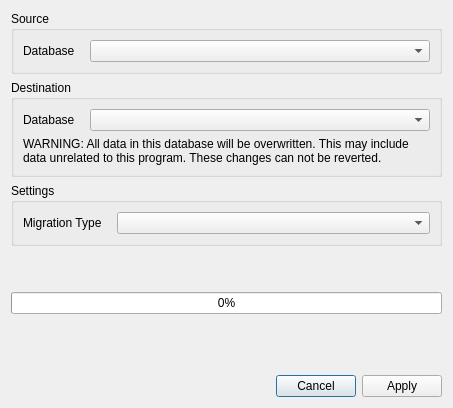
<?xml version="1.0" encoding="UTF-8"?>
<ui version="4.0">
 <class>DatabaseMigrationDialog</class>
 <widget class="QDialog" name="DatabaseMigrationDialog">
  <property name="geometry">
   <rect>
    <x>0</x>
    <y>0</y>
    <width>453</width>
    <height>408</height>
   </rect>
  </property>
  <property name="windowTitle">
   <string>Database Migration</string>
  </property>
  <layout class="QVBoxLayout" name="verticalLayout" stretch="0,0,0,1,0">
   <item>
    <widget class="QWidget" name="settingsContainerWidget" native="true">
     <layout class="QVBoxLayout" name="verticalLayout_2">
      <property name="leftMargin">
       <number>0</number>
      </property>
      <property name="topMargin">
       <number>0</number>
      </property>
      <property name="rightMargin">
       <number>0</number>
      </property>
      <property name="bottomMargin">
       <number>0</number>
      </property>
      <item>
       <widget class="QGroupBox" name="groupBox">
        <property name="title">
         <string>Source</string>
        </property>
        <layout class="QFormLayout" name="formLayout">
         <property name="horizontalSpacing">
          <number>15</number>
         </property>
         <item row="0" column="0">
          <widget class="QLabel" name="label">
           <property name="text">
            <string>Database</string>
           </property>
          </widget>
         </item>
         <item row="0" column="1">
          <widget class="QComboBox" name="srcConnCb"/>
         </item>
        </layout>
       </widget>
      </item>
      <item>
       <widget class="QGroupBox" name="groupBox_2">
        <property name="title">
         <string>Destination</string>
        </property>
        <layout class="QFormLayout" name="formLayout_2">
         <property name="horizontalSpacing">
          <number>15</number>
         </property>
         <item row="2" column="0">
          <widget class="QLabel" name="label_2">
           <property name="text">
            <string>Database</string>
           </property>
          </widget>
         </item>
         <item row="2" column="1">
          <widget class="QComboBox" name="destConnCb"/>
         </item>
         <item row="3" column="0" colspan="2">
          <widget class="QLabel" name="warnOverwriteLabel">
           <property name="text">
            <string>WARNING: All data in this database will be overwritten. This may include data unrelated to this program. These changes can not be reverted.</string>
           </property>
           <property name="wordWrap">
            <bool>true</bool>
           </property>
          </widget>
         </item>
        </layout>
       </widget>
      </item>
      <item>
       <widget class="QGroupBox" name="groupBox_3">
        <property name="title">
         <string>Settings</string>
        </property>
        <layout class="QFormLayout" name="formLayout_3">
         <property name="horizontalSpacing">
          <number>15</number>
         </property>
         <item row="0" column="0">
          <widget class="QLabel" name="label_4">
           <property name="text">
            <string>Migration Type</string>
           </property>
          </widget>
         </item>
         <item row="0" column="1">
          <widget class="QComboBox" name="typeCb"/>
         </item>
        </layout>
       </widget>
      </item>
     </layout>
    </widget>
   </item>
   <item>
    <spacer name="verticalSpacer_2">
     <property name="orientation">
      <enum>Qt::Vertical</enum>
     </property>
     <property name="sizeHint" stdset="0">
      <size>
       <width>0</width>
       <height>40</height>
      </size>
     </property>
    </spacer>
   </item>
   <item>
    <widget class="QWidget" name="progressWidget" native="true">
     <layout class="QVBoxLayout" name="verticalLayout_3">
      <property name="leftMargin">
       <number>0</number>
      </property>
      <property name="topMargin">
       <number>0</number>
      </property>
      <property name="rightMargin">
       <number>0</number>
      </property>
      <property name="bottomMargin">
       <number>0</number>
      </property>
      <item>
       <widget class="QProgressBar" name="progressBar">
        <property name="value">
         <number>0</number>
        </property>
       </widget>
      </item>
      <item>
       <widget class="QLabel" name="statusLabel">
        <property name="text">
         <string notr="true"/>
        </property>
       </widget>
      </item>
     </layout>
    </widget>
   </item>
   <item>
    <spacer name="verticalSpacer">
     <property name="orientation">
      <enum>Qt::Vertical</enum>
     </property>
     <property name="sizeHint" stdset="0">
      <size>
       <width>0</width>
       <height>0</height>
      </size>
     </property>
    </spacer>
   </item>
   <item>
    <widget class="QDialogButtonBox" name="buttonBox">
     <property name="orientation">
      <enum>Qt::Horizontal</enum>
     </property>
     <property name="standardButtons">
      <set>QDialogButtonBox::Apply|QDialogButtonBox::Cancel</set>
     </property>
    </widget>
   </item>
  </layout>
 </widget>
 <resources/>
 <connections>
  <connection>
   <sender>buttonBox</sender>
   <signal>rejected()</signal>
   <receiver>DatabaseMigrationDialog</receiver>
   <slot>reject()</slot>
   <hints>
    <hint type="sourcelabel">
     <x>316</x>
     <y>260</y>
    </hint>
    <hint type="destinationlabel">
     <x>286</x>
     <y>274</y>
    </hint>
   </hints>
  </connection>
 </connections>
</ui>
